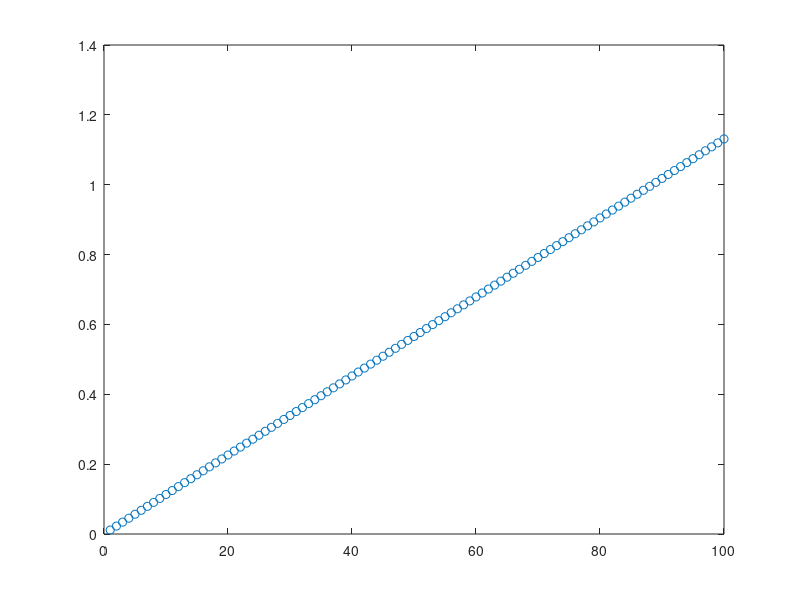

Write MATLAB code to recreate this figure.
B = 0.001 ;
m = 0.5 ;
g = 32 ;
S = 10^-4 ;


for rev = 1:1:100
    w(rev) = rev ;
    x(1) = 0 ;
    z(1) = 0 ;
    y(1) = 4 ;
    vx(1) = 147 ;
    vy(1) = 0 ;
    vz(1) = 0 ;
    time(1) = 0 ;
    omega = (2*pi*rev) ;
    
    vx_der = @(vx) -(B/m)*vx ;
    x_der = @(vx) vx ;

    vy_der = -g ;
    y_der = @(vy) vy ;

    vz_der = @(vx) (S*omega)*vx ;
    z_der = @(vz) vz ;

    it = 1 ;
    h = 0.01 ;
    for t = 0:h:0.49
        x(it + 1) = x(it) + h*x_der(vx(it)) ;
        vx(it + 1) = vx(it) + h*vx_der(vx(it)) ;

        y(it + 1) = y(it) + h*y_der(vy(it)) ;
        vy(it + 1) = vy(it) + h*vy_der ;

        z(it + 1) = z(it) + h*z_der(vz(it)) ;
        vz(it + 1) = vz(it) + h*vz_der(vx(it)) ;

        it = it + 1 ;
        time(it) = t + h ;
    end
    
    def(rev) = z(end) ;
end

plot (w , def , 'o');